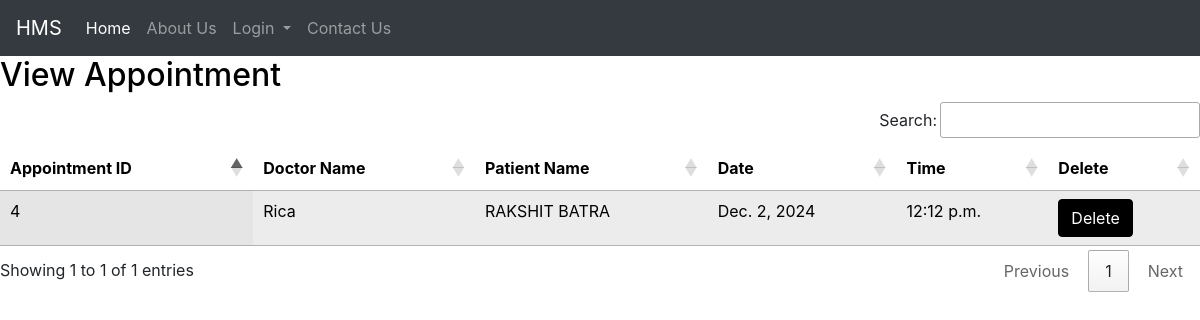
/View_appointment/, run on the app's committed database.
### hospital/models.py (models this page shows)
class Appointment(models.Model):
    doctor = models.ForeignKey(Doctor,on_delete=models.CASCADE)
    patient = models.ForeignKey(Patient,on_delete=models.CASCADE)
    date = models.DateField()
    time = models.TimeField()

class Doctor(models.Model):
    user = models.OneToOneField(User, on_delete=models.CASCADE, null=True, blank=True)
    Name = models.CharField(max_length=50)
    mobile = models.IntegerField()
    Special = models.CharField(max_length=50)
    yoe = models.IntegerField()
    is_medical_staff = models.BooleanField(default=False)

class Patient(models.Model):
    user = models.OneToOneField(User, on_delete=models.CASCADE, null=True, blank=True)
    Name = models.CharField(max_length=50)
    mobile = models.IntegerField()
    problem = models.TextField()
    gender = models.CharField(max_length=20)
    address = models.TextField()
    is_patient = models.BooleanField(default=False)

### hospital/views.py (the view)
# urls.py: path('View_appointment/', views.View_appointment,name="View_appointment"),
def View_appointment(request):
    doc = Appointment.objects.all()
    d = {'doc' : doc}
    return render(request , 'view_appointment.html',d)

### hospital/templates/view_appointment.html (shortened to what this page needs)
{% include 'base.html' %}
{% include 'nav.html' %}
<div>
    <h2> View Appointment</h2>
    <table id="example" class="table table-striped display">
        <thead>
            <tr>
                <th>Appointment ID</th>
                <th>Doctor Name</th>
                <th>Patient Name</th>
                <th>Date</th>
                <th>Time</th>
                <th>Delete</th>
            </tr>
        </thead>
        <tbody>
            {% for appointment in doc %}
            <tr>
                <td>{{ appointment.id }}</td>
                <td>{{ appointment.doctor.Name }}</td>
                <td>{{ appointment.patient.Name }}</td>
                <td>{{ appointment.date }}</td>
                <td>{{ appointment.time }}</td>
                <td>
                    <a href="{% url 'delete_appointment' pid=appointment.id %}"
                       onclick="return confirm('Are you sure you want to delete')"
                       class="btn btn-primary">Delete
                    </a>
                </td>
            </tr>
            {% endfor %}
        </tbody>
    </table>
</div>
<link rel="stylesheet" type="text/css" href="https://cdn.datatables.net/1.11.3/css/jquery.dataTables.min.css">

### hospital/templates/view_appointment.html (style rules this page uses)
h2 { color: #000; }
th { color: #000; }
td { color: #000; }
.btn-primary { color: #fff; background-color: #000; border-color: #000; }
table.dataTable thead th { border: none; background-color: #fff; }
table.dataTable tbody tr { border-bottom: 1px solid #000; }
table.dataTable tbody tr:last-child { border-bottom: none; }

### data on the page
Appointment: id "4", doctor.Name "Rica", patient.Name "RAKSHIT BATRA", date "Dec. 2, 2024", time "12:12 p.m."
